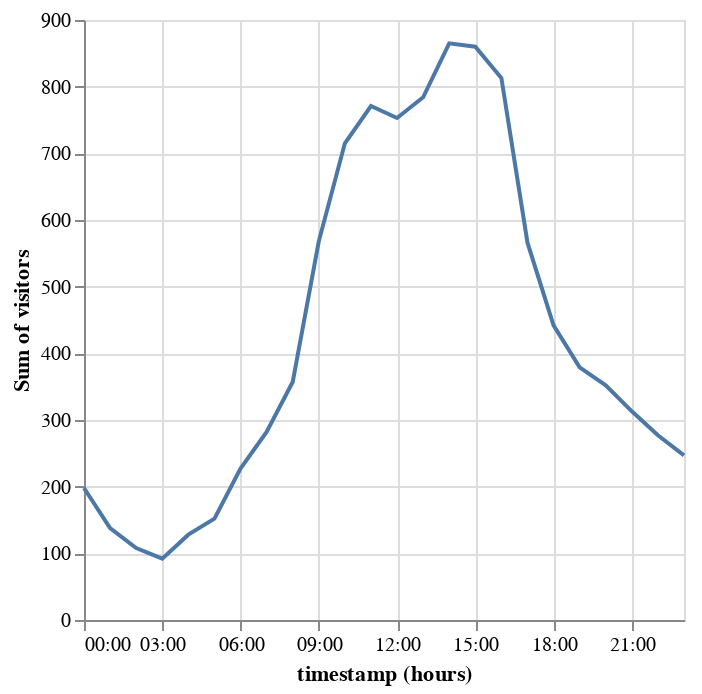

The notebook cell this image was saved under:
### Markdown cell above
## TimeUnit transform: Visitors by hour of day

- Hours of the day are integers counting from 0 at midnight, and **these are categorical, aggregating over the months and years**
- If you wanted to make a bar chart out of this, you'd need to change to `mark_bar()`, as well as `T` data type to ordinal `O`.

### Code cell
alt.Chart(pageviews).mark_line().encode(
    x = 'hours(timestamp):T',
    y = 'sum(visitors):Q'
)

### Figure 1 — Vega specification as saved in the notebook (floating-point values rounded to 4 significant figures)
{"$schema": "https://vega.github.io/schema/vega/v5.json", "data": [{"name": "source_0", "values": [{"hours_timestamp": "2012-01-01T16:00:00.000", "sum_visitors": 813}, {"hours_timestamp": "2012-01-01T13:00:00.000", "sum_visitors": 784}, {"hours_timestamp": "2012-01-01T10:00:00.000", "sum_visitors": 715}, {"hours_timestamp": "2012-01-01T18:00:00.000", "sum_visitors": 442}, {"hours_timestamp": "2012-01-01T09:00:00.000", "sum_visitors": 568}, {"hours_timestamp": "2012-01-01T04:00:00.000", "sum_visitors": 128}, {"hours_timestamp": "2012-01-01T14:00:00.000", "sum_visitors": 865}, {"hours_timestamp": "2012-01-01T15:00:00.000", "sum_visitors": 860}, {"hours_timestamp": "2012-01-01T17:00:00.000", "sum_visitors": 566}, {"hours_timestamp": "2012-01-01T22:00:00.000", "sum_visitors": 277}, {"hours_timestamp": "2012-01-01T08:00:00.000", "sum_visitors": 357}, {"hours_timestamp": "2012-01-01T20:00:00.000", "sum_visitors": 352}, {"hours_timestamp": "2012-01-01T00:00:00.000", "sum_visitors": 198}, {"hours_timestamp": "2012-01-01T01:00:00.000", "sum_visitors": 138}, {"hours_timestamp": "2012-01-01T12:00:00.000", "sum_visitors": 753}, {"hours_timestamp": "2012-01-01T05:00:00.000", "sum_visitors": 152}, {"hours_timestamp": "2012-01-01T07:00:00.000", "sum_visitors": 282}, {"hours_timestamp": "2012-01-01T21:00:00.000", "sum_visitors": 313}, {"hours_timestamp": "2012-01-01T03:00:00.000", "sum_visitors": 92}, {"hours_timestamp": "2012-01-01T11:00:00.000", "sum_visitors": 771}, {"hours_timestamp": "2012-01-01T23:00:00.000", "sum_visitors": 247}, {"hours_timestamp": "2012-01-01T06:00:00.000", "sum_visitors": 227}, {"hours_timestamp": "2012-01-01T19:00:00.000", "sum_visitors": 379}, {"hours_timestamp": "2012-01-01T02:00:00.000", "sum_visitors": 108}], "transform": [{"type": "formula", "expr": "toDate(datum['hours_timestamp'])", "as": "hours_timestamp"}]}, {"name": "source_0_y_domain_sum_visitors", "values": [{"min": 92, "max": 865}]}], "marks": [{"type": "line", "name": "marks", "from": {"data": "source_0"}, "sort": {"field": "datum[\"hours_timestamp\"]"}, "encode": {"update": {"stroke": {"value": "#4c78a8"}, "y": {"field": "sum_visitors", "scale": "y"}, "defined": {"signal": "isValid(datum[\"hours_timestamp\"]) && isFinite(+datum[\"hours_timestamp\"]) && isValid(datum[\"sum_visitors\"]) && isFinite(+datum[\"sum_visitors\"])"}, "description": {"signal": "\"timestamp (hours): \" + (timeFormat(datum[\"hours_timestamp\"], timeUnitSpecifier([\"hours\"], {\"year-month\":\"%b %Y \",\"year-month-date\":\"%b %d, %Y \"}))) + \"; Sum of visitors: \" + (format(datum[\"sum_visitors\"], \"\"))"}, "x": {"field": "hours_timestamp", "scale": "x"}}}, "style": ["line"]}], "scales": [{"name": "x", "type": "time", "domain": {"data": "source_0", "field": "hours_timestamp"}, "range": [0, {"signal": "width"}]}, {"name": "y", "type": "linear", "domain": [{"signal": "(data(\"source_0_y_domain_sum_visitors\")[0] || {}).min"}, {"signal": "(data(\"source_0_y_domain_sum_visitors\")[0] || {}).max"}], "range": [{"signal": "height"}, 0], "zero": true, "nice": true}], "axes": [{"scale": "x", "labels": false, "aria": false, "gridScale": "y", "maxExtent": 0, "grid": true, "tickMinStep": {"signal": "datetime(2001, 0, 1, 1, 0, 0, 0) - datetime(2001, 0, 1, 0, 0, 0, 0)"}, "minExtent": 0, "domain": false, "orient": "bottom", "ticks": false, "zindex": 0}, {"scale": "y", "minExtent": 0, "zindex": 0, "aria": false, "maxExtent": 0, "gridScale": "x", "domain": false, "grid": true, "orient": "left", "ticks": false, "labels": false, "tickCount": {"signal": "ceil(height/40)"}}, {"scale": "x", "labelFlush": true, "format": {"signal": "timeUnitSpecifier([\"hours\"], {\"year-month\":\"%b %Y \",\"year-month-date\":\"%b %d, %Y \"})"}, "zindex": 0, "orient": "bottom", "tickMinStep": {"signal": "datetime(2001, 0, 1, 1, 0, 0, 0) - datetime(2001, 0, 1, 0, 0, 0, 0)"}, "labelOverlap": true, "grid": false, "title": "timestamp (hours)"}, {"scale": "y", "title": "Sum of visitors", "orient": "left", "grid": false, "labelOverlap": true, "tickCount": {"signal": "ceil(height/40)"}, "zindex": 0}], "style": "cell", "width": 300, "background": "white", "height": 300, "padding": 5}
